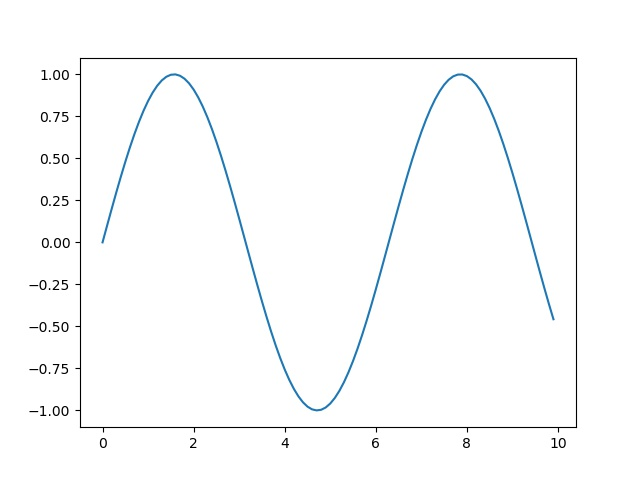

Reproduce this figure in Python.
##!/home/gf/packages/anaconda3/bin/python
import matplotlib as mpl
mpl.use('agg')

#from numpy import sqrt as sq
#from numpy import *
import numpy as np

#x = [1,2,3]
#x = [[1,2,3],[1,2,3],[1,2,3],[1,2,3]]
#x = [1,2,3,[1,2]]

#x = np.array([[1,2,3,4],[-1,6,9,4]])
#x = x.T
#x = np.array([1,2,3,np.array([1,2])])
#print(x.shape)
#print(x.dtype)
#print(type(x))
#print(x*x)

#x = np.random.randint(0,100,(10,10))
#x = np.zeros((10,10))
#for i in range(2,10,3):
#    x[i,i]=1
#print(range(3,10))
#print(type(range(3,10)))
#for i in range(3,10):
#    for j in range(10):
#        x[i,j]=1

#for i in range(3,10,3):
#    x[i,:]=1

#try:
#    print(x.shape)
#except:
#    print('The variable is not array.')

#print(x)

import matplotlib.pylab as plt

x = np.arange(0,10,0.1)
#print(x)
#print(x.shape)
y = np.sin(x)

plt.plot(x,y)
#plt.show()
plt.savefig('1.jpg')


